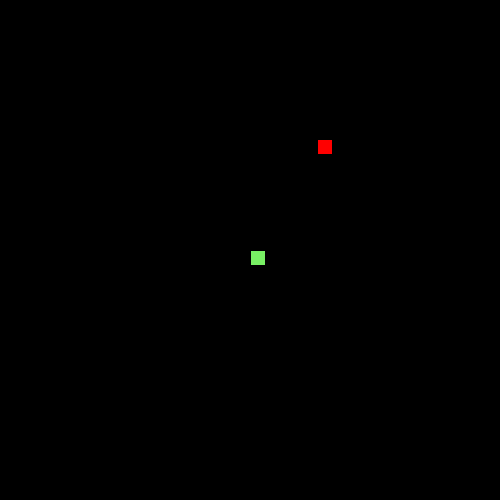
Frame 1 (no input)
Frame 60 (the mouse pressed at the canvas centre just before this capture): identical to frame 1, image omitted
Frame 120 (the mouse held since frame 60 and released just before this capture): identical to frame 1, image omitted

The Processing sketch that drew this single still picture (run headless with seeded random() and noise(); from frame 60 on, the mouse is pressed at the canvas centre):

// Processing sketch: Final_Project
// ── Final_Project.pde
//Ophelie Herve
//CSE 1341 Final Project
//Brittni Watkins helped me with some parts of my code

int z;
Snake s;
Apple a;
boolean gameOver;
long timeToNextFrame = 200;
long timeSpentInFrame = 200;


void setup() {
  //Whenever the game begins, the snake constructor is called, and an apple is placed randomly on the screen. Gameover is false.
  size(500, 500);
  s = new Snake(250, 250);
  float xApple = random(20, width - 20);
  float yApple = random(20, height - 20);
  a = new Apple(xApple, yApple, 15, 15);
  gameOver = false;
}

void draw() {
  if (gameOver) {
    gameOver();
    //after game over has been called, reset game will be called. Therefore, once the spacebar has been pressed and game over is false, the game will proceed to reset
    resetGame();
  } else {
    background(0);
    snakeCollidesWithSelf();  //check if snake's head has collided with its body; check first because if it has, the game is over
    s.drawSnake(); //if game is not over, the snake can be drawn
    a.drawApple(); 
    //draw in frames
    if (millis() >= timeToNextFrame) {
      s.moveSnake();
      timeToNextFrame = timeToNextFrame + timeSpentInFrame;
    }
    eatApple();
  }
}

void keyPressed() {
  s.keyPressed();
  //By pressing a key, game over is made false, so game can be reset
  if (gameOver) {
    gameOver = false;
  }
}

void eatApple() {
  //when center of snake head overlaps any part of the apple, the apple is eaten
  
  if ((s.snakeXs.get(0) + (s.wSnake/2)) <= (a.x + a.w + (s.wSnake/2)) && (s.snakeXs.get(0) + (s.wSnake/2)) >= (a.x - (s.wSnake/2)) && (s.snakeYs.get(0)+(s.hSnake/2)) <= (a.y+a.h + (s.hSnake/2)) && (s.snakeYs.get(0)+(s.hSnake/2)) >= (a.y-(s.hSnake/2))) {
    //apple is then drawn to another location
    a.x = random(20, width-20);

    a.y = random(20, height-20);
    //make sure apple cannot be placed where snake is already located
    for (int i = 0; i< s.snakeXs.size(); i++) {
      if (a.x == s.snakeXs.get(i) && a.y == s.snakeYs.get(i)) {
        a.x = random(20, width-20);
        a.y = random(20, height-20);
      }
    }
    //snake will grow in increments of 2 (calling addElement function twice) as a result of eating the apple. 
    s.addElement();
    s.addElement();
  }
}


void snakeCollidesWithSelf() {
  //checking to see if the snake runs into its body
  for (int i = 1; i < s.snakeXs.size(); i++) {
    if (s.snakeXs.get(0) == s.snakeXs.get(i) && (s.snakeYs.get(0) == s.snakeYs.get(i))) {
      //game is over when snake runs into its body
      gameOver = true;
    }
  }
}

void gameOver() {
  //if the game is over, the text will appear with instruction of how to restart the game
  if (gameOver == true) {
    textSize(20);
    text("SCORE:" + (s.snakeXs.size()), 50, 50);
    text("Press the spacebar to try again", 100, 100);
  }
}


void resetGame() {
  //game is reset when space bar is pressed because game over is made false
  s = new Snake(250, 250);
  float xApple = random(20, width-20);
  float yApple = random(20, height - 20);
  a = new Apple(xApple, yApple, 10, 10);
}
// ── Apple.pde
class Apple {
  float x;
  float y;
  float w = 15;
  float h = 15;

  Apple(float x, float y, float w, float h) {
    this.x= x;
    this.y=y;
    this.w = w;
    this.h = h;
  }

  void drawApple() {
    fill(255, 0, 0);
    rect(x, y, w, h);
  }
}
// ── Snake.pde
class Snake { 
  int xSnakeHead;
  int xSpeed;
  int ySnakeHead;
  int ySpeed;
  float wSnake;
  float hSnake;
  IntList snakeXs;
  IntList snakeYs;

  Snake(int x, int y) {
    //initializing snake
    //Brittini helped with creating a properly working intlist
    this.xSnakeHead = x;
    this.ySnakeHead = y;
    snakeXs = new IntList();
    snakeYs = new IntList();
    snakeXs.append(xSnakeHead);
    snakeYs.append(ySnakeHead);
    xSpeed = 0;
    ySpeed = 0;
    wSnake = 15;
    hSnake = 15;
  }

  void drawSnake() {
    fill(120, 240, 100);
    for (int i = 0; i < snakeXs.size(); i++) {
      rect(snakeXs.get(i), snakeYs.get(i), wSnake, hSnake);
    }
  }

  void moveSnake() {
    int currentX = snakeXs.get(0);
    int currentY = snakeYs.get(0);
    shiftDown(); 
    snakeXs.set(0, currentX + xSpeed);
    snakeYs.set(0, currentY + ySpeed);


    if (rightCollision()) {
      xSpeed = 0;
      ySpeed = -15; //to turn towards top of page
    }
    if (bottomCollision()) {
      ySpeed = 0 ; 
      xSpeed = 15; //turn right
    }
    if (topCollision()) {
      ySpeed = 0;
      xSpeed = -15; //turn left
    }
    if (leftCollision()) {
      xSpeed = 0;
      ySpeed = 15; //turn towards bottom of page
    }
  }

  boolean rightCollision() {
    //checking to see if the snake has come into contact with the boundary I created of 20 pixels along the border
    boolean hasHit = false;
    if (snakeXs.get(0) + (wSnake) >= width - 20 && xSpeed >= 0) {
      hasHit = true;
    } else {
      hasHit = false;
    }  
    return hasHit;
  }
  boolean bottomCollision() {
    boolean hasHit = false;
    if (snakeYs.get(0) + (hSnake) >= height - 20 && ySpeed >= 0) {
      hasHit = true;
    } else {
      hasHit = false;
    }  
    return hasHit;
  }
  boolean topCollision() {
    boolean hasHit = false;
    if (snakeYs.get(0) <= 20 && ySpeed <= 0) {
      hasHit = true;
    } else {
      hasHit = false;
    }  
    return hasHit;
  }
  boolean leftCollision() {
    boolean hasHit = false;
    if (snakeXs.get(0) <= 20 && xSpeed <= 0) {
      hasHit = true;
    } else {
      hasHit = false;
    }  
    return hasHit;
  }

  void shiftDown() {
    //This ensures that the snake does not leave a trail. Stays a consistent length unless added to. 
    for (int i = snakeXs.size() - 1; i > 0; i--) {
      snakeXs.set(i, snakeXs.get(i-1));
      snakeYs.set(i, snakeYs.get(i-1));
    }
  }

  void addElement() {
    //Add element to the end of the snake
    int lastX = snakeXs.get(snakeXs.size() - 1);
    int lastY = snakeYs.get(snakeYs.size() - 1);
    if (xSpeed > 0) {      
      snakeXs.append(lastX - 15);
    } else if (xSpeed <0) {
      snakeXs.append(lastX + 15);
    } else {
      snakeXs.append(lastX);
    }
    if (ySpeed<0) {      
      snakeYs.append(lastY + 15);
    } else if (ySpeed>0) {
      snakeYs.append(lastY - 15);
    } else {
      snakeYs.append(lastY);
    }
  }

  void keyPressed() {
    //when arrows are pressed the snake changes direction
    if (keyCode == UP) {
      xSpeed = 0;
      ySpeed = -15;
    }
    if (keyCode == DOWN) {
      xSpeed = 0;
      ySpeed = 15;
    }
    if (keyCode == LEFT) {
      xSpeed = -15;
      ySpeed = 0;
    }
    if (keyCode == RIGHT) {
      xSpeed = 15;
      ySpeed = 0;
    }
  }
}
